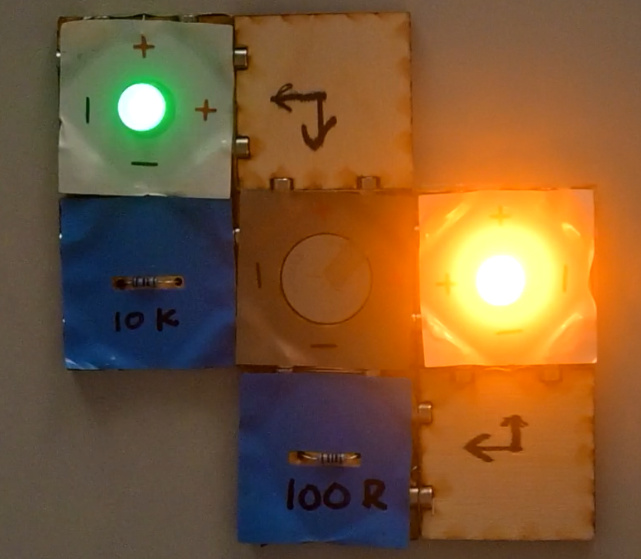
#> input picture img/parallel__green-10000ohm__yellow-100ohm.jpg, 641 x 559 px
$ python -i measure_glow.py   (imports and definitions only)
#> lines starting #> are read from the running program, lines starting #| are printed output that depends on the picture; after the words box and inside, x2 and y2 are one past the last pixel; in counts of white or black regions, pixels touching at a corner belong together
r"""Measure LED glow size from a photo and add it to out/qwen/<id>.json.

Usage:
  python scripts\measure_glow.py                 # all records in data\annotations.csv
  python scripts\measure_glow.py pic-16 pic-01   # selected records
  python scripts\measure_glow.py --dry-run pic-16
"""
import colorsys
import csv
import json
import sys
from collections import deque
from pathlib import Path

import numpy as np
from PIL import Image, ImageFilter

ROOT = Path(__file__).resolve().parent.parent
BLUR_RADIUS = 2
MIN_VALUE = 200  # glow pixels must be at least this bright (0-255)
MIN_CHROMA = 60  # and at least this colored (max channel - min channel)
MIN_AREA_PX = 150  # ignore smaller blobs
MAX_GLOWS = 2


def flood(mask, start):
    h, w = mask.shape
    seen = np.zeros_like(mask, dtype=bool)
    seen[start] = True
    queue = deque([start])
    while queue:
        y, x = queue.popleft()
        for ny, nx in ((y - 1, x), (y + 1, x), (y, x - 1), (y, x + 1)):
            if 0 <= ny < h and 0 <= nx < w and mask[ny, nx] and not seen[ny, nx]:
                seen[ny, nx] = True
                queue.append((ny, nx))
    return seen


def components(mask):
    remaining = mask.copy()
    found = []
    for y, x in zip(*np.nonzero(mask)):
        if remaining[y, x]:
            region = flood(remaining, (int(y), int(x)))
            remaining &= ~region
            found.append(region)
    return found


def fill_holes(region):
    outside = np.zeros_like(region)
    h, w = region.shape
    seeds = [(y, x) for y in (0, h - 1) for x in range(w)] + [(y, x) for x in (0, w - 1) for y in range(h)]
    background = np.zeros_like(region)
    for s in seeds:
        if not region[s] and not background[s]:
            background |= flood(~region, s)
    return ~background


def hue_name(rgb):
    hh, _, _ = colorsys.rgb_to_hsv(*(c / 255 for c in rgb))
    deg = hh * 360
    if deg < 20 or deg >= 340:
        return "red"
    if deg < 45:
        return "orange"
    if deg < 70:
        return "yellow"
    if deg < 170:
        return "green"
    if deg < 260:
        return "blue"
    return "other"


def measure(path):
    img = Image.open(path).convert("RGB")
#> img is the input picture: PIL image 641x559 RGB; mean R, G, B 124, 89.6, 53.7
    w, h = img.size
#> w = 641; h = 559
    a = np.asarray(img.filter(ImageFilter.GaussianBlur(BLUR_RADIUS))).astype(float)
    mask = (a.max(axis=2) >= MIN_VALUE) & ((a.max(axis=2) - a.min(axis=2)) >= MIN_CHROMA)
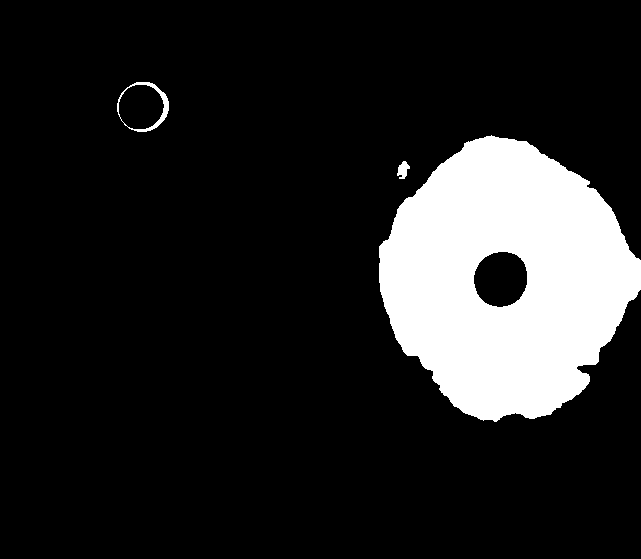
#> mask: shape (559, 641) bool; 14.3% white; 3 white regions, box (x1, y1, x2, y2) and area: (379, 135, 641, 422) 50793, (117, 82, 169, 132) 449, (397, 161, 410, 179) 144
    glows = []
    for region in components(mask):
#> in flood, `h, w = mask.shape`: w = 641
        region = fill_holes(region)
        area = int(region.sum())
        if area < MIN_AREA_PX:
            continue
        ys, xs = np.nonzero(region)
        radius = (area / np.pi) ** 0.5
        ring = a[region & mask].mean(axis=0)
        glows.append({
            "center_xy": [int(xs.mean()), int(ys.mean())],
            "radius_px": round(float(radius), 1),
            "radius_fraction_of_image_width": round(float(radius / w), 3),
            "color": hue_name(ring),
            "mean_rgb": [int(round(c)) for c in ring],
            "_area": area,
        })
#> this loop made 9 passes
#> pass 1, in measure, `region = fill_holes(region)`:
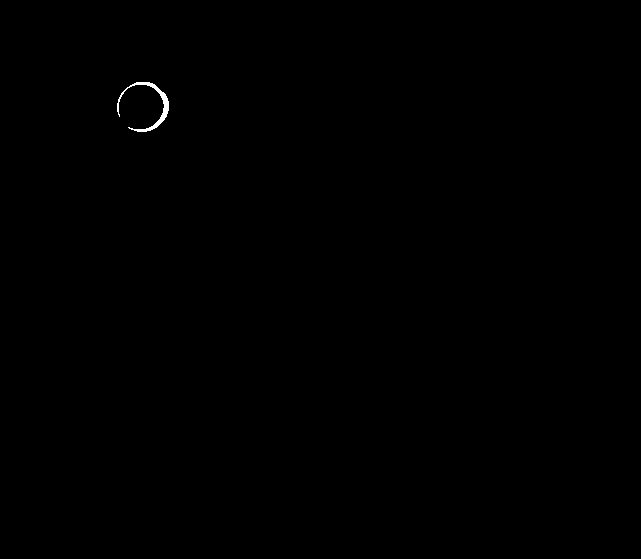
#> region: shape (559, 641) bool; 0.12% white; 1 white region, box (x1, y1, x2, y2) and area: (117, 82, 169, 132) 437
#> pass 2, in measure, `region = fill_holes(region)`:
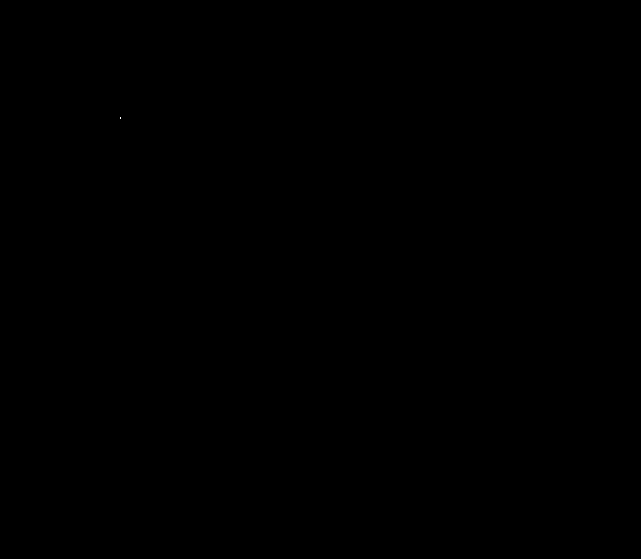
#> region: shape (559, 641) bool; 0% white in thin lines or dots, all inside (x1, y1, x2, y2) = (120, 117, 121, 119)
#> after the loop, glows = 2 items
    glows.sort(key=lambda g: -g["_area"])
    for g in glows:
        del g["_area"]
#> this loop made 2 passes
    return {"lit": bool(glows), "glows": glows[:MAX_GLOWS], "image_size": [w, h]}


def main(argv):
    dry = "--dry-run" in argv
    ids = [x for x in argv if not x.startswith("--")]
    with open(ROOT / "data" / "annotations.csv", newline="", encoding="utf-8-sig") as f:
        rows = list(csv.DictReader(f))
    if ids:
        rows = [r for r in rows if r["configuration_id"] in ids]
    for r in rows:
        cid = r["configuration_id"]
        result = measure(ROOT / "img" / r["image_file"])
        result["method"] = "script: bright (>=%d) and colored (chroma>=%d) region, holes filled" % (MIN_VALUE, MIN_CHROMA)
        print(cid, json.dumps(result))
        if dry:
            continue
        out = ROOT / "out" / "qwen" / (cid + ".json")
        if not out.exists():
            print("  SKIPPED (no Qwen file yet):", out)
            continue
        data = json.loads(out.read_text(encoding="utf-8"))
        data["led_glow"] = result
        out.write_text(json.dumps(data, indent=2), encoding="utf-8")


# [2 lines not run here, left out]

>>> result = measure('../img/parallel__green-10000ohm__yellow-100ohm.jpg')
#> result = 3 items
